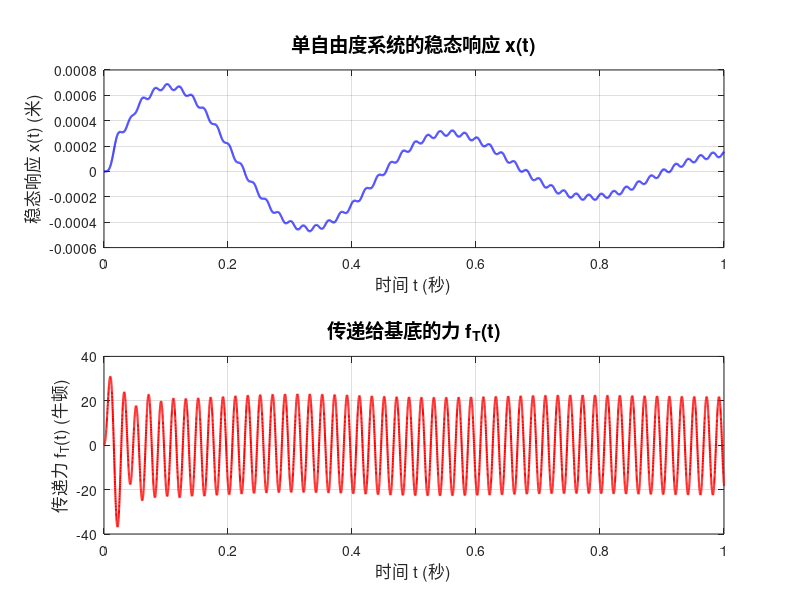
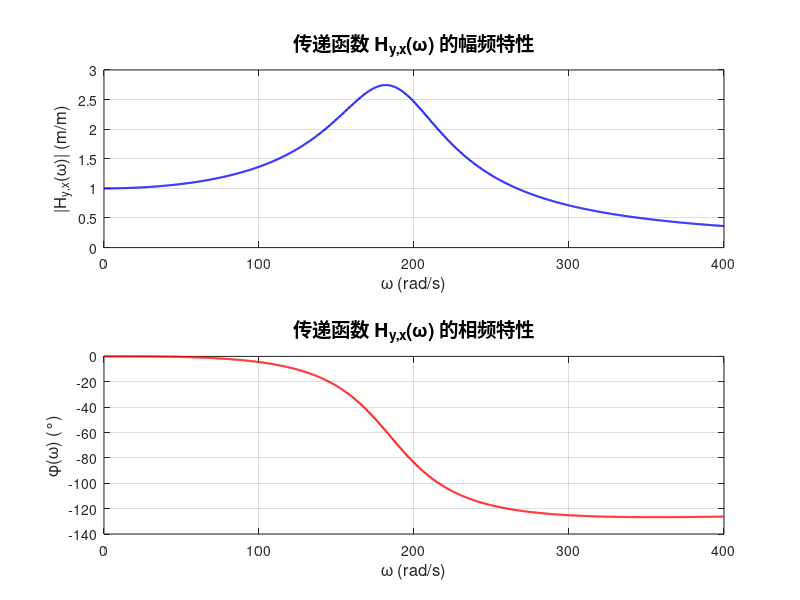

Write MATLAB code to recreate these figures, in order.
clear; clc; close all;

%% 定义系统参数
m = 10;             
c = 750;            
k = 3.55e5;         

% 基底激励方程参数
a = 100;            
b = 350;            
c_base = 1.96e4;    
F_base = 350;       
omega_base = 100 * pi; 

%% 定义微分方程
odefun = @(t, state) [
    state(2); % dy/dt = y_dot
    (F_base * sin(omega_base * t) - b * state(2) - c_base * state(1)) / a; 
    state(4); % dx/dt = x_dot
    (c * state(2) + k * state(1) - c * state(4) - k * state(3)) / m; 
];

%% 设置初始条件和时间范围
initial_conditions = [0; 0; 0; 0];
t_span = [0, 1];

%% 求解微分方程
options = odeset('RelTol',1e-8,'AbsTol',1e-10); 
[t, state] = ode45(odefun, t_span, initial_conditions, options);

y = state(:,1);
y_dot = state(:,2);
x = state(:,3);
x_dot = state(:,4);

%% 计算传递给基底的力
f_T = c * (y_dot-x_dot) + k * (y-x);

%% 绘制稳态响应和传递力
figure(1);

subplot(2,1,1);
plot(t, x, 'b', 'LineWidth', 1.5);
xlabel('时间 t (秒)', 'FontSize', 12);
ylabel('稳态响应 x(t) (米)', 'FontSize', 12);
title('单自由度系统的稳态响应 x(t)', 'FontSize', 14);
grid on;
xlim([0 1]);

subplot(2,1,2);
plot(t, f_T, 'r', 'LineWidth', 1.5);
xlabel('时间 t (秒)', 'FontSize', 12);
ylabel('传递力 f_T(t) (牛顿)', 'FontSize', 12);
title('传递给基底的力 f_T(t)', 'FontSize', 14);
grid on;
xlim([0 1]);

%% 定义频率范围
omega = linspace(0, 400, 1000); 

%% 计算传递函数
H_yx = (k + 1j*c*omega) ./ (k - m*omega.^2 + 1j*c*omega);

%% 计算幅值和相位
magnitude = abs(H_yx);           
phase = angle(H_yx) * (180/pi);  

%% 绘制幅频特性和相频特性
figure(2);

subplot(2,1,1);
plot(omega, magnitude, 'b', 'LineWidth', 1.5);
grid on;
xlabel('\omega (rad/s)', 'FontSize', 12);
ylabel('|H_{y,x}(\omega)| (m/m)', 'FontSize', 12);
title('传递函数 H_{y,x}(\omega) 的幅频特性', 'FontSize', 14);
xlim([0 400]);

subplot(2,1,2);
plot(omega, phase, 'r', 'LineWidth', 1.5);
grid on;
xlabel('\omega (rad/s)', 'FontSize', 12);
ylabel('\phi(\omega) (°)', 'FontSize', 12);
title('传递函数 H_{y,x}(\omega) 的相频特性', 'FontSize', 14);
xlim([0 400]);
